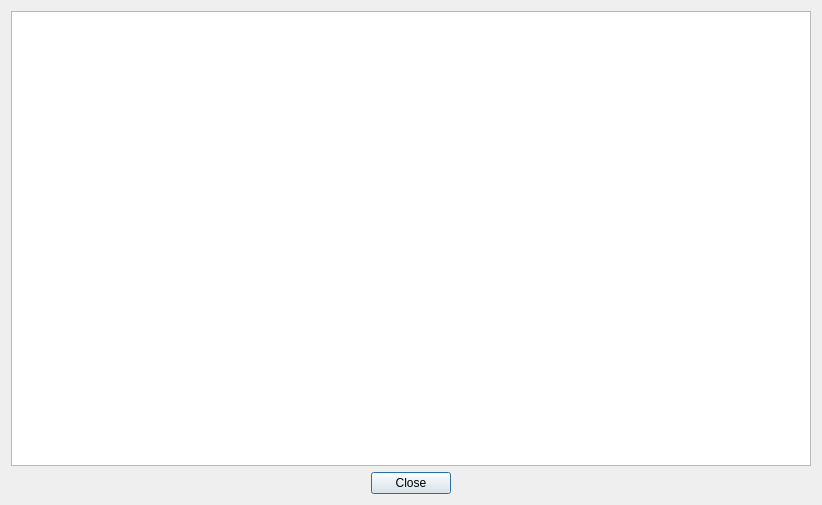
<?xml version="1.0" encoding="UTF-8"?>
<ui version="4.0">
 <class>releaseNotesDialog</class>
 <widget class="QDialog" name="releaseNotesDialog">
  <property name="geometry">
   <rect>
    <x>0</x>
    <y>0</y>
    <width>822</width>
    <height>505</height>
   </rect>
  </property>
  <property name="windowTitle">
   <string>Release notes</string>
  </property>
  <layout class="QVBoxLayout" name="verticalLayout">
   <item>
    <widget class="QTextEdit" name="textEdit">
     <property name="readOnly">
      <bool>true</bool>
     </property>
    </widget>
   </item>
   <item>
    <widget class="QDialogButtonBox" name="buttonBox">
     <property name="orientation">
      <enum>Qt::Horizontal</enum>
     </property>
     <property name="standardButtons">
      <set>QDialogButtonBox::Close</set>
     </property>
     <property name="centerButtons">
      <bool>true</bool>
     </property>
    </widget>
   </item>
  </layout>
 </widget>
 <resources/>
 <connections>
  <connection>
   <sender>buttonBox</sender>
   <signal>accepted()</signal>
   <receiver>releaseNotesDialog</receiver>
   <slot>accept()</slot>
   <hints>
    <hint type="sourcelabel">
     <x>248</x>
     <y>254</y>
    </hint>
    <hint type="destinationlabel">
     <x>157</x>
     <y>274</y>
    </hint>
   </hints>
  </connection>
  <connection>
   <sender>buttonBox</sender>
   <signal>rejected()</signal>
   <receiver>releaseNotesDialog</receiver>
   <slot>reject()</slot>
   <hints>
    <hint type="sourcelabel">
     <x>316</x>
     <y>260</y>
    </hint>
    <hint type="destinationlabel">
     <x>286</x>
     <y>274</y>
    </hint>
   </hints>
  </connection>
 </connections>
</ui>
